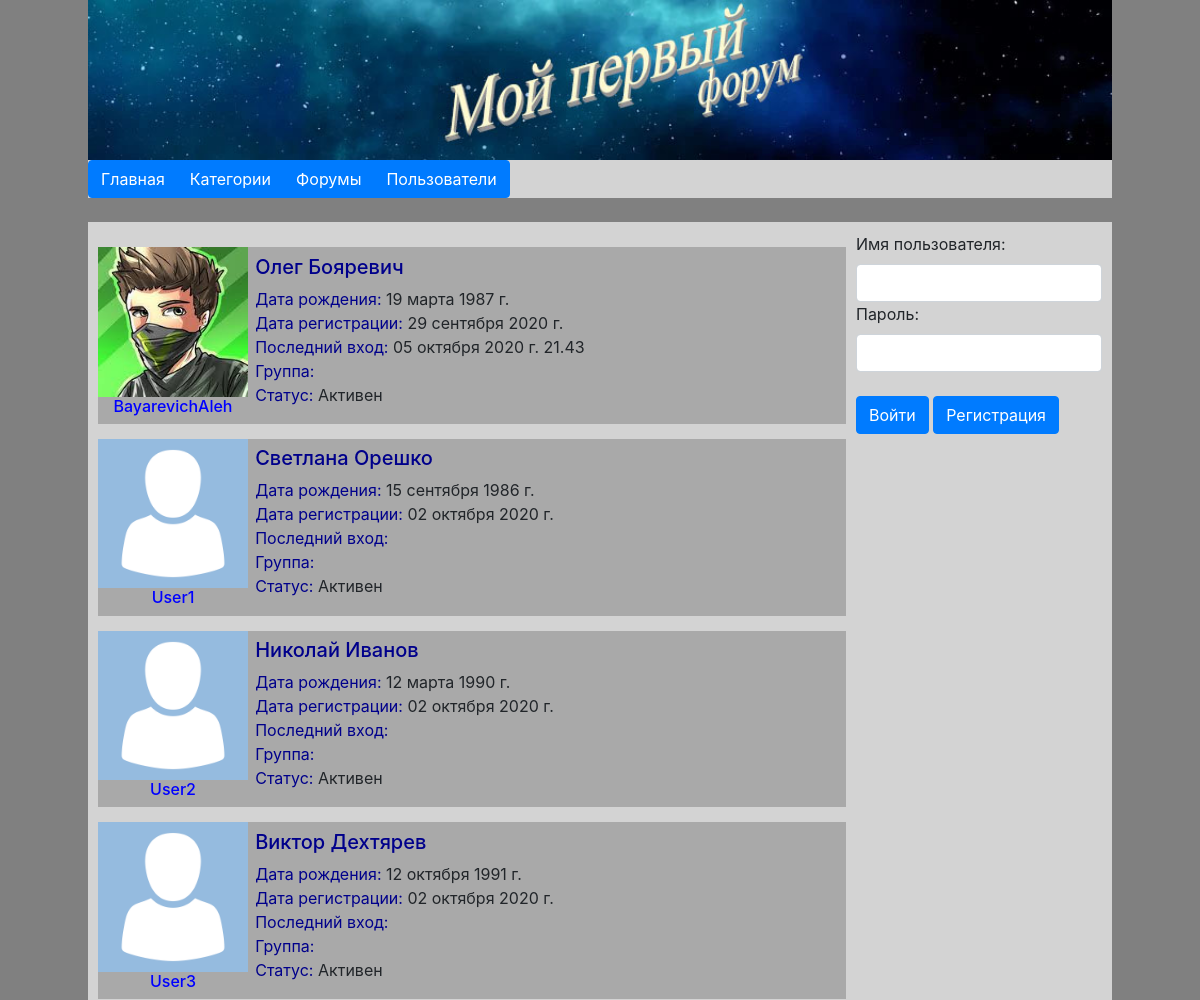
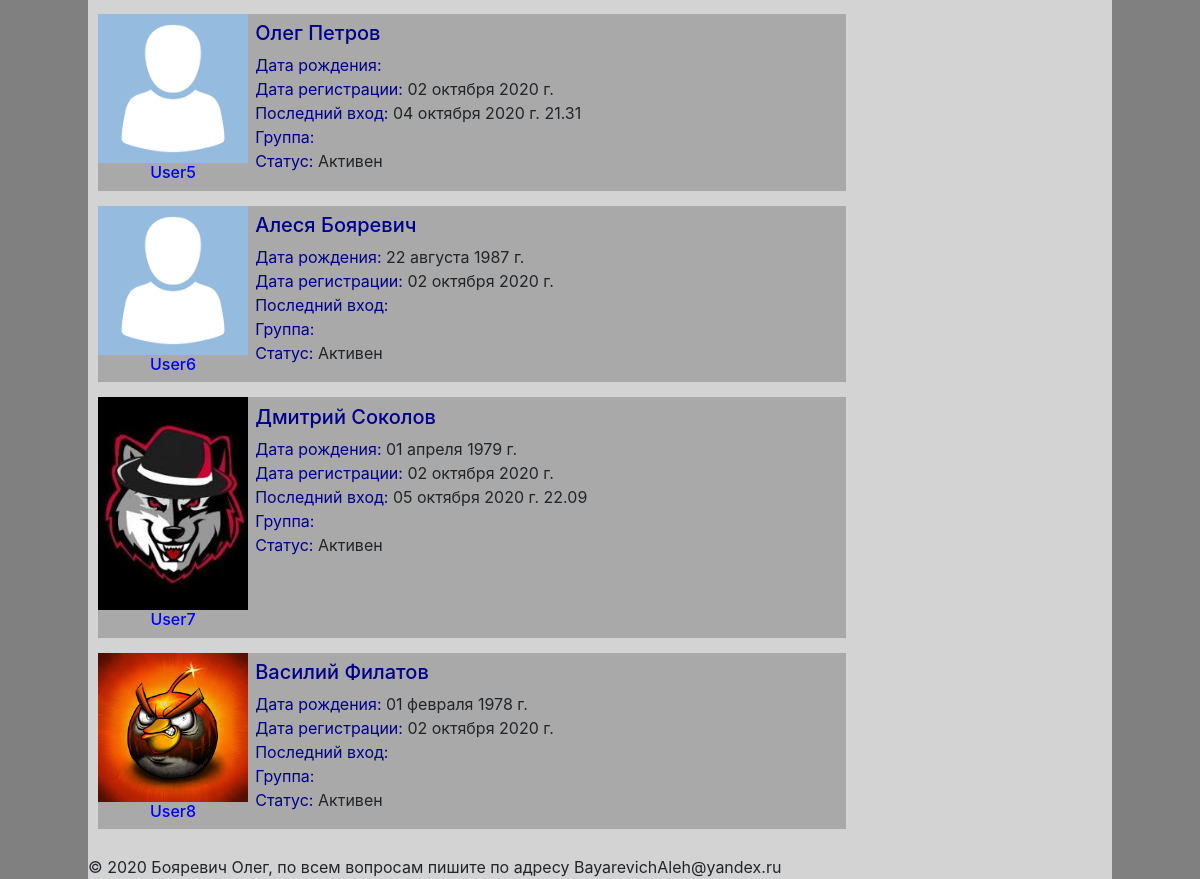
/users/, run on an earlier commit of the app's database (2 pictures, top to bottom).
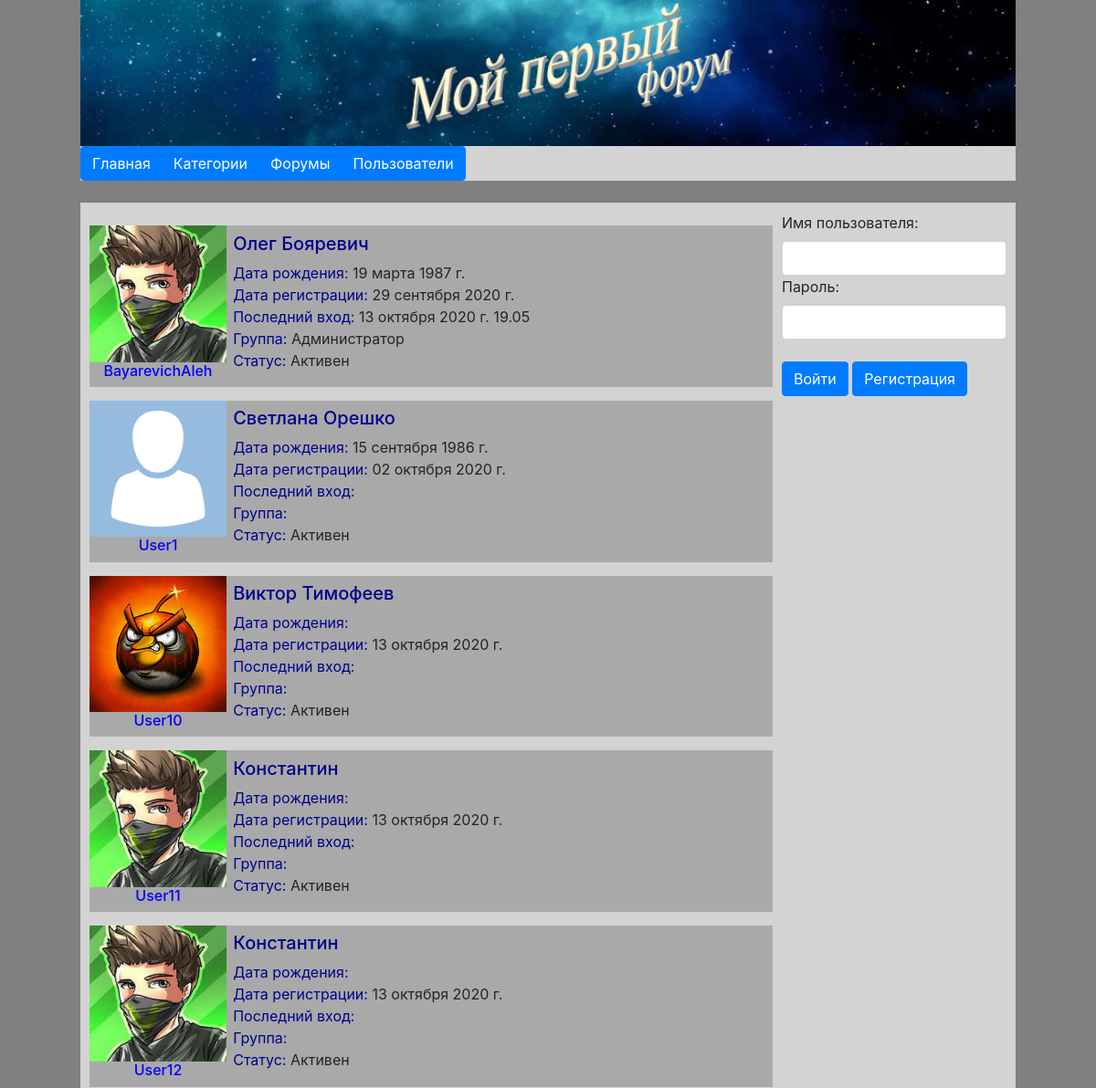
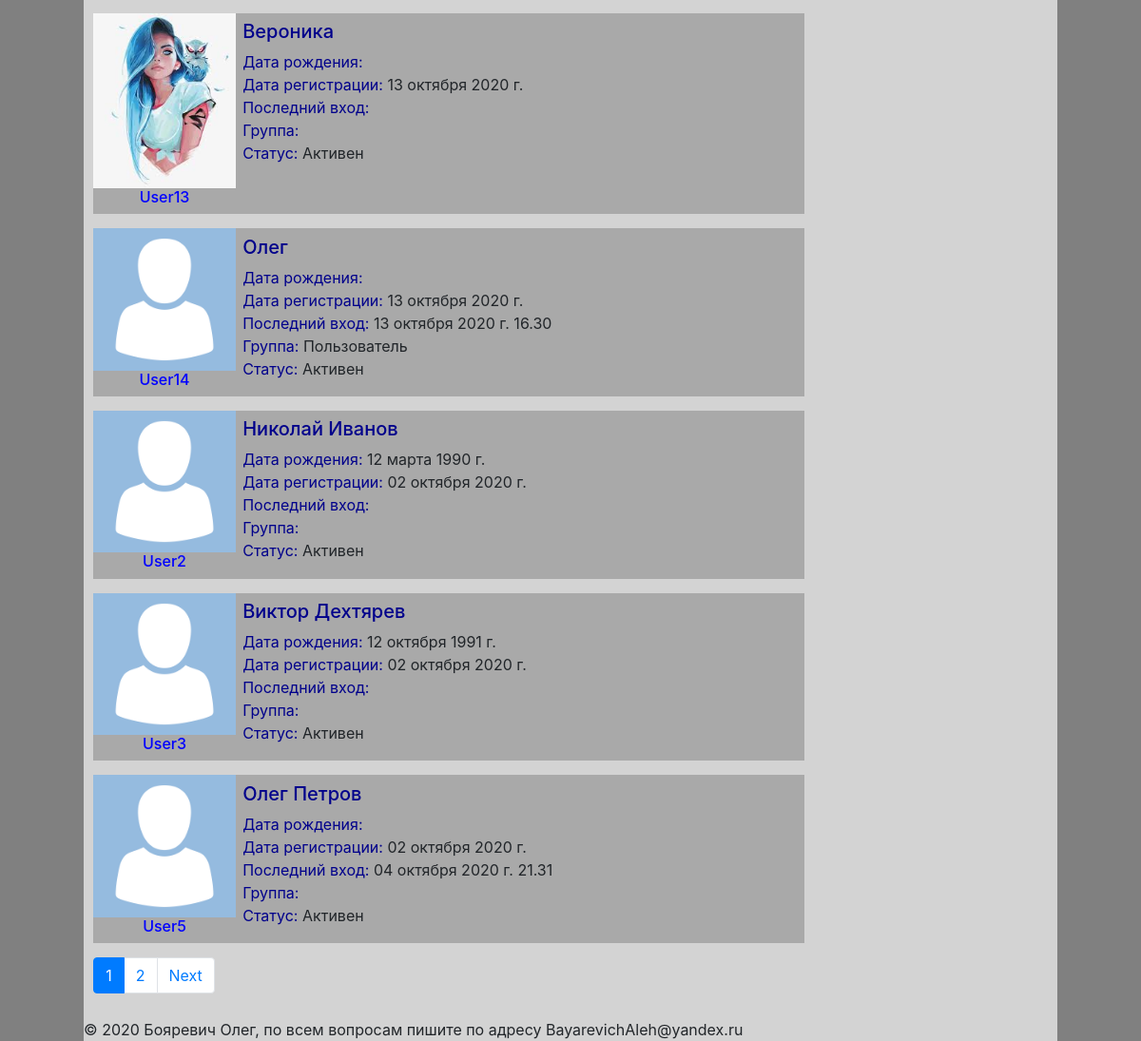
And on a later commit of the database (2 pictures, top to bottom).
### Forum/models.py (models this page shows, shortened)
class Users(AbstractUser):
    status_choices = (
        ('active', 'Активен'),
        ('warn', 'Вынесено предупреждение'),
        ('block', 'Заблокирован'),
        ('delate', 'Удален'),
    )
    age = models.DateField(blank=True, null=True, verbose_name='Дата Рождения', )
    photo = models.ImageField(blank=True, upload_to='userphotos/', verbose_name='Фото')
    status = models.CharField(max_length=150, choices=status_choices, default='active', verbose_name='Статус')
    def get_absolute_url(self):
        return reverse('user', kwargs={"username": self.username})
    class Meta:
        verbose_name = 'Пользователь'
        verbose_name_plural = 'Пользователи'
        ordering = ['username']

### Forum/views.py (the view)
# urls.py: path('users/', UsersView.as_view(), name='users'),
class UsersView(MyListView):
    model = Users
    title = 'Пользователи'
    context_object_name = 'users'
    template_name = 'Forum/users.html'
    allow_empty = False
    paginate_by = 10

### Forum/utils.py (called while the page is built)
    def get_pages(self,):
        num_pages = self.pages.paginator.num_pages
        number = self.pages.number
        if num_pages < 10:
            return (range(1, num_pages + 1))
        elif number > num_pages - 5:
            return (range(num_pages - 8, num_pages + 1))
        else:
            return (range(number - 4, number + 4))

### Forum/views.py (called while the page is built)
    def get_context_data(self, *, object_list=None, **kwargs):
        context = super(__class__, self).get_context_data(**kwargs)
        context['userform'] = UserLoginForm
        context['title'] = self.title
        self.pages = context['page_obj']
        context['pages'] = self.get_pages()
        return context

### Forum/templates/Forum/users.html
{% extends 'base.html' %}
{% block content %}
    {% for item in users %}
        {% if item != request.user %}
            <div class="row" style="margin: 15px auto; background-color: darkgrey">
                <div class="col-1-4" align="center" style="width: 20%">
                    {% if item.photo %}
                        <img src="../static{{ item.photo.url }}" alt="Photo" width="100%">
                    {% else %}
                        <img src="../static/media/userphotos/nophoto.png" alt="Photo" width="100%">
                    {% endif %}
                    <h6><a href="{{ item.get_absolute_url }}" style="color: blue">{{ item.username }}</a></h6>
                </div>
                <div class="col-3-4">
                    <h5><a href="{{ item.get_absolute_url }}"
                           style="color: darkblue">{{ item.first_name }} {{ item.last_name }}</a></h5>
                    <font color="#00008b">Дата рождения: </font>{{ item.age|date:"d E Y г." }}<br>
                    <font color="#00008b">Дата регистрации: </font>{{ item.date_joined|date:"d E Y г." }}<br>
                    <font color="#00008b">Последний вход: </font>{{ item.last_login|date:"d E Y г. H.i" }}<br>
                    <font color="#00008b">Группа: </font>{{ item.groups.get }}<br>
                    <font color="#00008b">Статус: </font>
                    {% if item.status == "active" %}
                        Активен
                    {% elif item.status == "warn" %}
                        Вынесено предупреждени
                    {% elif item.status == "block" %}
                        Заблокирован
                    {% elif item.status == "delate" %}
                        Удален
                    {% endif %}
                </div>
            </div>
        {% endif %}
    {% endfor %}
{% endblock %}
{% block user %}
    {{ block.super }}
{% endblock %}

What changed in the data, as far as the page shows it:
no longer on this page (row unchanged): Users: username "User6", first_name "Алеся", last_name "Бояревич", age "22 августа 1987 г.", date_joined "02 октября 2020 г.", status "Активен"
no longer on this page (row edited): Users: photo (picture), username "User7", first_name "Дмитрий", last_name "Соколов", age "01 апреля 1979 г.", date_joined "02 октября 2020 г.", last_login "05 октября 2020 г. 22.09", status "Активен"
no longer on this page (row unchanged): Users: photo (picture), username "User8", first_name "Василий", last_name "Филатов", age "01 февраля 1978 г.", date_joined "02 октября 2020 г.", status "Активен"
changed Users "Бояревич": last_login "05 октября 2020 г. 21.43" → "13 октября 2020 г. 19.05"; groups.get (not shown) → "Администратор"
added Users: photo (picture), username "User10", first_name "Виктор", last_name "Тимофеев", date_joined "13 октября 2020 г.", status "Активен"
added Users: photo (picture), username "User11", first_name "Константин", date_joined "13 октября 2020 г.", status "Активен"
added Users: photo (picture), username "User12", first_name "Константин", date_joined "13 октября 2020 г.", status "Активен"
added Users: photo (picture), username "User13", first_name "Вероника", date_joined "13 октября 2020 г.", status "Активен"
added Users: username "User14", first_name "Олег", date_joined "13 октября 2020 г.", last_login "13 октября 2020 г. 16.30", groups.get "Пользователь", status "Активен"
Also different on the page:
new list line: "1"
new list line: "2"
text now shown: "Next"
